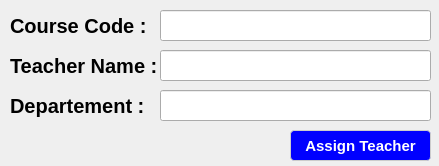
<?xml version="1.0" encoding="UTF-8"?>
<ui version="4.0">
 <class>assignteacher</class>
 <widget class="QDialog" name="assignteacher">
  <property name="geometry">
   <rect>
    <x>0</x>
    <y>0</y>
    <width>439</width>
    <height>166</height>
   </rect>
  </property>
  <property name="windowTitle">
   <string>Assign Teacher To Course</string>
  </property>
  <property name="windowIcon">
   <iconset resource="resources.qrc">
    <normaloff>:/logo/1.png</normaloff>:/logo/1.png</iconset>
  </property>
  <widget class="QLineEdit" name="teacher">
   <property name="geometry">
    <rect>
     <x>160</x>
     <y>50</y>
     <width>271</width>
     <height>31</height>
    </rect>
   </property>
   <property name="text">
    <string/>
   </property>
  </widget>
  <widget class="QLabel" name="name_5">
   <property name="geometry">
    <rect>
     <x>10</x>
     <y>10</y>
     <width>141</width>
     <height>31</height>
    </rect>
   </property>
   <property name="styleSheet">
    <string notr="true">QLabel {
    color: black;
	font-weight: bold;
    font-size: 20px;
    border-radius: 6px;
}</string>
   </property>
   <property name="text">
    <string>Course Code : </string>
   </property>
  </widget>
  <widget class="QLabel" name="name_2">
   <property name="geometry">
    <rect>
     <x>10</x>
     <y>50</y>
     <width>151</width>
     <height>31</height>
    </rect>
   </property>
   <property name="styleSheet">
    <string notr="true">QLabel {
    color: black;
	font-weight: bold;
    font-size: 20px;
    border-radius: 6px;
}</string>
   </property>
   <property name="text">
    <string>Teacher Name : </string>
   </property>
  </widget>
  <widget class="QLineEdit" name="code">
   <property name="geometry">
    <rect>
     <x>160</x>
     <y>10</y>
     <width>271</width>
     <height>31</height>
    </rect>
   </property>
  </widget>
  <widget class="QLineEdit" name="departement">
   <property name="geometry">
    <rect>
     <x>160</x>
     <y>90</y>
     <width>271</width>
     <height>31</height>
    </rect>
   </property>
  </widget>
  <widget class="QLabel" name="name_4">
   <property name="geometry">
    <rect>
     <x>10</x>
     <y>90</y>
     <width>151</width>
     <height>31</height>
    </rect>
   </property>
   <property name="styleSheet">
    <string notr="true">QLabel {
    color: black;
	font-weight: bold;
    font-size: 20px;
    border-radius: 6px;
}</string>
   </property>
   <property name="text">
    <string>Departement : </string>
   </property>
  </widget>
  <widget class="QPushButton" name="assign">
   <property name="geometry">
    <rect>
     <x>290</x>
     <y>130</y>
     <width>141</width>
     <height>31</height>
    </rect>
   </property>
   <property name="styleSheet">
    <string notr="true">QPushButton {
    background-color: blue;
     color: white;
	font-weight: bold;
    padding: 6px 14px;
    font-size: 15px;
    border-radius: 4px;
    border: 1px solid #CCCCCC;
}

QPushButton:hover {
    background-color: #E5E5E5;
	color:black
}

QPushButton:pressed {
    background-color: #D4D4D4;
	color:black
}</string>
   </property>
   <property name="text">
    <string>Assign Teacher</string>
   </property>
  </widget>
 </widget>
 <resources>
  <include location="resources.qrc"/>
 </resources>
 <connections/>
</ui>
